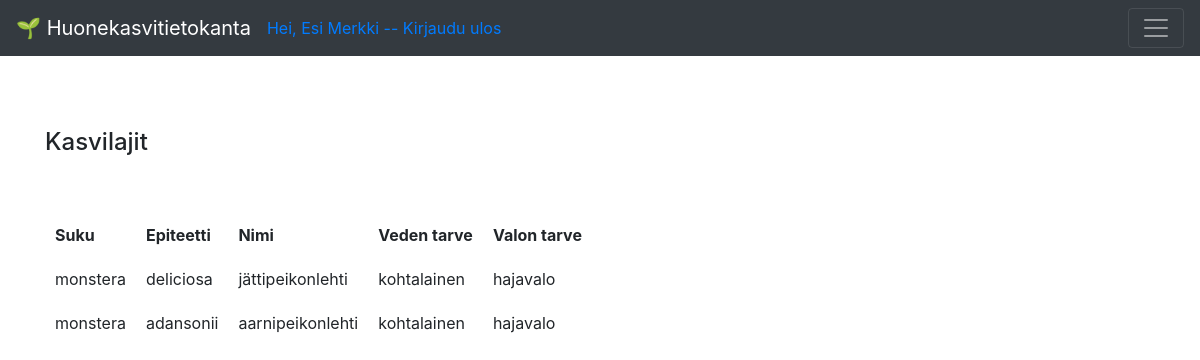
The app's page /species (signed in) with its own data.
### application/auth/models.py (models this page shows, shortened)
class User(db.Model):
    __tablename__ = "account"
    id = db.Column(db.Integer, primary_key=True)
    date_created = db.Column(db.DateTime, default=db.func.current_timestamp())
    name = db.Column(db.String(144), nullable=False)
    username = db.Column(db.String(144), nullable=False, unique=True)
    password = db.Column(db.String(144), nullable=False)
    plants = db.relationship("Plant", backref='account', lazy=True)

### application/species/models.py (models this page shows, shortened)
class Species(Base):
    __tablename__ = "species"
    genus = db.Column(db.String(144), nullable=False)
    epithet = db.Column(db.String(144), nullable=False)
    water = db.Column(db.String(144), nullable=False)
    light = db.Column(db.String(144), nullable=False)
    plants = db.relationship('Plant', backref='plant_species', lazy=True)

### application/species/views.py (the view)
@app.route("/species", methods=["GET"])
@login_required(role = "ANY")
def species_index():
    return render_template("species/list.html", species = Species.query.all())

### application/__init__.py (called while the page is built)
def login_required(role = "ANY"):
    def wrapper(fn):
        @wraps(fn)
        def decorated_view(*args, **kwargs):
            if not current_user:
                return login_manager.unauthorized()
            if not current_user.is_authenticated:
                return login_manager.unauthorized()
            unauthorized = False
            if not role == "ANY":
                unauthorized = True
                for user_role in current_user.userrole():
                    if user_role == role:
                        unauthorized = False
                        break
            if unauthorized:
                return login_manager.unauthorized()
            return fn(*args, **kwargs)
        return decorated_view
    return wrapper

@login_manager.user_loader
def load_user(user_id):
    return User.query.get(user_id)

### application/templates/species/list.html (shortened to what this page needs)
{% extends "layout.html" %}
{% block body %}
<h4>Kasvilajit</h4>
<br>
<br>
<table cellpadding="20">
  <tr>
    <th>Suku</th>
    <th>Epiteetti</th>
    <th>Nimi</th>
    <th>Veden tarve</th>
    <th>Valon tarve</th>
  </tr>
  {% for species in species %}
  <tr>
    <td>{{ species.genus }}</td>
    <td>{{ species.epithet }}</td>
    <td>{{ species.name }}</td>
    <td>{{ species.water }}</td>
    <td>{{ species.light }}</td>
    <td>
    <td>
    </td>
  </tr>
  {% endfor %}
</table>
{% endblock %}

### application/templates/layout.html (shortened to what this page needs)
<!DOCTYPE html>
<html>
  <head>
    <link rel="stylesheet"
          href= "https://stackpath.bootstrapcdn.com/bootstrap/4.3.1/css/bootstrap.min.css">
  </head>
  <body>
<nav class="navbar navbar-dark bg-dark">
    <a class="navbar-brand" href="/">&#127793; Huonekasvitietokanta</a>
    {% if current_user.is_authenticated %}
        <a href="{{ url_for('auth_logout') }}">Hei, {{ current_user.name }} -- Kirjaudu ulos</a>
        {% else %}
        </li><a class= "nav-link" href="{{ url_for('auth_login') }}">Kirjaudu sisään</a>
        <a class="nav-link" href="{{ url_for('auth_new') }}">Luo tunnus</a>
        {% endif %}
    <button class="navbar-toggler ml-auto"
                type="button"
                data-toggle="collapse"
                data-target="#navbarSupportedContent1">
            <span class="navbar-toggler-icon my-toggler">
          </span>
        </button>
  </nav>
<main role="main" class="container">
    <br>
    <br>
    <br>
    {% block body %}{% endblock %}
  </body>
</html>

### application/templates/layout.html (style rules this page uses)
table, th, td { padding: 10px; }

### records on screen
User: name "Esi Merkki"
Species: genus "monstera", epithet "deliciosa", name "jättipeikonlehti", water "kohtalainen", light "hajavalo"
Species: genus "monstera", epithet "adansonii", name "aarnipeikonlehti", water "kohtalainen", light "hajavalo"
